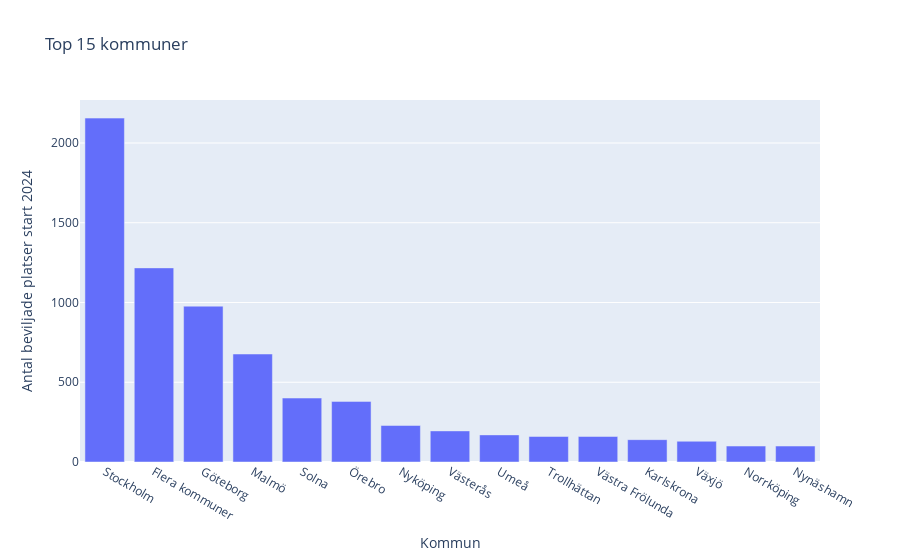

Source (notebook cell):
### Code cell
import plotly.express as px


fig = px.bar(df_result.groupby('Kommun')['Antal beviljade platser start 2024'].sum().nlargest(15).reset_index(),
             x='Kommun', y='Antal beviljade platser start 2024',
             title='Top 15 kommuner')
fig.show()

### Figure 1 — Plotly figure (JSON) as saved in the notebook; plotly's stock layout.template omitted (floating-point values rounded to 4 significant figures)
{"data": [{"hovertemplate": "Kommun=%{x}<br>Antal beviljade platser start 2024=%{y}<extra></extra>", "legendgroup": "", "marker": {"color": "#636efa", "pattern": {"shape": ""}}, "name": "", "orientation": "v", "showlegend": false, "textposition": "auto", "type": "bar", "x": ["Stockholm", "Flera kommuner", "Göteborg", "Malmö", "Solna", "Örebro", "Nyköping", "Västerås", "Umeå", "Trollhättan", "Västra Frölunda", "Karlskrona", "Växjö", "Norrköping", "Nynäshamn"], "xaxis": "x", "y": [2156, 1217, 977, 677, 401, 380, 229, 195, 170, 160, 160, 140, 130, 100, 100], "yaxis": "y"}], "layout": {"barmode": "relative", "legend": {"tracegroupgap": 0}, "title": {"text": "Top 15 kommuner"}, "xaxis": {"anchor": "y", "domain": [0, 1], "title": {"text": "Kommun"}}, "yaxis": {"anchor": "x", "domain": [0, 1], "title": {"text": "Antal beviljade platser start 2024"}}}}
